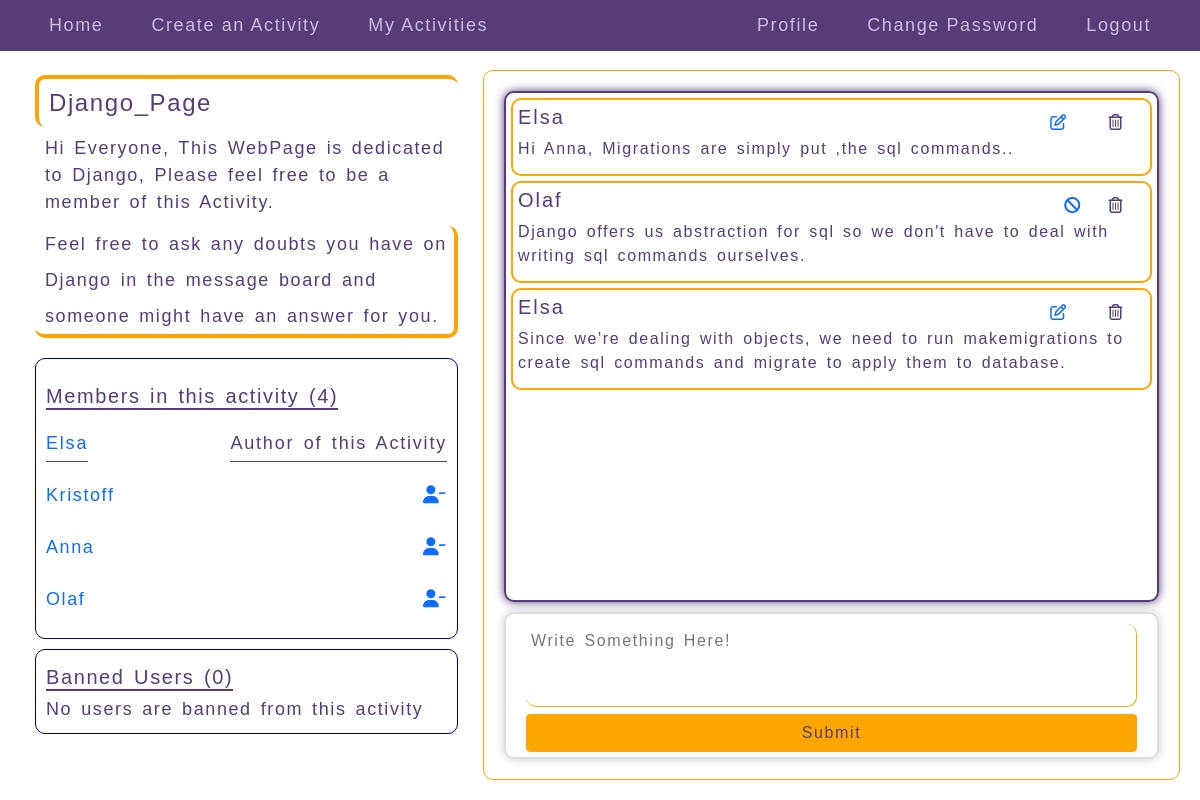
/activities/30 (signed in), run on the app's committed database.
### meet/models.py (models this page shows, shortened)
class Activity(models.Model):
    user = models.ForeignKey(User, on_delete=models.CASCADE, related_name="activities")
    title = models.CharField(max_length=128)
    description = models.TextField()
    time = models.DateTimeField(default=timezone.now)

class Joining(models.Model):
    user = models.ForeignKey(User, on_delete=models.CASCADE, related_name="joined_activities")
    activity = models.ForeignKey(Activity, on_delete=models.CASCADE, related_name="user_activities")

class Comment(models.Model):
    user = models.ForeignKey(User, on_delete=models.CASCADE, related_name="comments")
    activity = models.ForeignKey(Activity, on_delete=models.CASCADE, related_name="commented_activities")
    comment = models.TextField()

### meet/views.py (the view)
# urls.py: path("activities/<int:id>", views.displayactivity, name="display_activity"),
@login_required(login_url='/')
def displayactivity(request, id):
    if request.method == "POST":
        activity = Activity.objects.get(pk=id)
        user_comment = comment(request.POST)
        if user_comment.is_valid():
            obj = Comment(user=request.user, activity=activity, comment=user_comment.cleaned_data["description"])
            obj.save()
        return redirect("display_activity", id=id)
    else:
        activity = Activity.objects.get(pk=id)
        deleted = Deleted.objects.all()
        deleted_list= []
        users_list_temp = []
        for x in deleted:
            deleted_list.append(x.activity)
        if activity in deleted_list:
            users_of_activity = list(Joining.objects.filter(activity = activity).all())
            for user in users_of_activity:
                users_list_temp.append(user.user)
            if request.user not in users_list_temp:
                return redirect("index")
        users = Joining.objects.filter(activity=activity).all()
        users_comments=Comment.objects.filter(activity=activity)
        users_list = []
        for user in users:
            users_list.append(user.user.username)
        form = comment()
        print(request.user)
        print(activity.user)
        if request.user == activity.user:
            kickuserout = "True"
        else:
            kickuserout = "False"
        banned = Banneduser.objects.filter(activity=activity).all()
        banned_users = []
        for banned_user in banned:
            banned_users.append(banned_user.user)
        if request.user in banned_users:
            messages.error(request, f"You're banned from  {activity.title}  activity")
            return redirect("index")
        temporary = activity.description.splitlines()
        print(temporary)
        description = []
        for temp_1 in temporary:
            description.append(temp_1)
        return render(request, "meet/activity.html", {
        "activity": activity, "description": description, "users": users, "users_list": users_list, "form": form, "users_comments": users_comments, "kickuserout": kickuserout, "banned_users": banned_users
        })

### meet/views.py
class comment(forms.Form):
    description = forms.CharField(label="", widget=forms.Textarea(attrs={"rows": 3, "placeholder": "Write Something Here!"}))

### meet/templates/meet/activity.html (shortened to what this page needs)
{% extends "meet/layout.html" %}
{% load static %}
{% block body %}
<div class="fc_display">
  <div class="left_half">
    <div class="left_half_header">
      <h4>{{ activity.title }}</h4>
      {% for a in description %}
        <p> {{ a }} </p>
      {% endfor %}
    </div>
    <div class="left_half_members">
      <div class="fc_activity">
        <h5>Members in this activity ({{ users_list|length }})</h5>
      </div>
      <div class="activity_users_fc">
        <p><a href="{% url 'user_profile' activity.user.username %}">{{ activity.user.username }}</a></p>
        <p class="activity_users_author">Author of this Activity</p>
      </div>
      {% for user in users %}
        {% if user.user.username != activity.user.username %}
          <p class="activity_users">
            <a href="{% url 'user_profile' user.user.username %}">{{ user.user.username }}</a>
            {% if kickuserout == "True" %}
            <a title="kick the user out" href="{% url 'kick_user_out' user.user.id  activity.id %}" class="user-minus"><i class="fas fa-user-minus"></i></a>
            {% endif %}
          </p>
        {% endif %}
      {% endfor %}
    </div>
    <div class="left_half_banned_users">
      <h5>Banned Users ({{ banned_users|length }})</h5>
      {% for users in banned_users %}
      <div class="left_half_banned_users_members">
        <a href="{% url 'user_profile' users.username %}"><p>{{ users.username }}</p></a>
        <a href="{% url 'unban_user' users.id activity.id %}" class="ban_lock"><i class="fas fa-lock ban-lock" title="unban user"></i></a>
      </div>
        {% empty %}
          <p>No users are banned from this activity</p>
      {% endfor %}
    </div>
  </div>
  <div class="right_half">
    <div class="right_half_body">
      {% for comment in users_comments %}
        {% if comment.user not in banned_users %}
        <div class="users_comments_on_activity">
          {% if request.user == comment.user%}
            <div class="fontawesome_icons">
              <a href="{% url 'comment_edit' comment.id %}"><i class="far fa-edit fontawesome_edit_comment fontawesome_common"></i></a>
              <i data-id={{ comment.id }} class="far fa-trash-alt fontawesome_delete_comment fontawesome_common"></i>
            </div>
          {% endif %}
          {% if request.user == activity.user and comment.user != request.user %}
            <div class="fontawesome_icons">
              <a href="{% url 'ban_user' comment.user.id comment.activity.id %}"><i class="fas fa-ban" title="ban user"></i></a>
              <i title="delete comment" data-id={{ comment.id }} class="far fa-trash-alt fontawesome_delete_comment fontawesome_common"></i>
            </div>
          {% endif %}
          <h5>{{ comment.user.username }}</h5>
          <p>{{ comment.comment }}</p>
        </div>
        {% endif %}
      {% endfor %}
    </div>
    {% if request.user not in banned_users %}
    <div class="right_half_input">
      <form class="" method="post">
        {{ form }}
        <button type="submit" class="btn common_button">Submit</button>
      </form>
    </div>
    {% endif %}
  </div>
</div>
{% endblock %}

### meet/static/meet/styles.css (style rules this page uses)
* { font-family: Arial, sans-serif; }
html, body { padding: 0; margin: 0; }
.fc_display { height: calc(100vh - 60px); display: flex; padding: 15px; box-sizing: border-box; color: #563d76; letter-spacing: 0.1em; word-spacing: 0.15em; flex-wrap: wrap; }
.fc_display > * { margin-right: 5px; }
.left_half, .right_half { flex-basis: calc(40% - 5px); box-sizing: border-box; padding: 15px; border: 1px solid #563d76; border: 1px solid orange; border-radius: 10px; }
.right_half { flex-basis: calc(60% - 5px); }
.left_half { border: none; font-size: 18px; padding-top: 0; }
.left_half p { margin: 0; }
.left_half h4, .left_half_header p:last-child { padding-left: 10px; border-left: 4px solid orange; border-top: 4px solid orange; line-height: 2; border-radius: 10px; }
.left_half_header p { padding-left: 10px; margin-bottom: 10px; }
.left_half_header p:last-child { border: none; border-right: 4px solid orange; border-bottom: 4px solid orange; }
.left_half_members { min-height: 30%; padding: 10px; border: 1px solid navy; overflow-y: auto; box-sizing: border-box; border-radius: 10px; }
.left_half_banned_users { padding: 10px; border: 1px solid navy; border-radius: 10px; }
.left_half_banned_users > * { margin: 5px 0; }
.left_half_header, .left_half_banned_users { max-height: 50%; overflow: auto; }
.left_half_banned_users { max-height: 20%; }
.left_half_members h5 { margin: 0; border-bottom: 2px solid #563d76; }
.form_update button, .password_reset_complete a, .pagination_links a, .common_button { color: orange; border-color: #563d76; background: #563d76; color: #563d76; border-color: orange; background: orange; }
fieldset div, form > * { margin: 10px 0px; }
form { padding: 20px; border: 2px solid #ddd; border-radius: 10px; box-shadow: 0 0 10px #ccc; }
.fontawesome_icons { position: absolute; top: 10px; right: 10px; }
.fontawesome_common { display: inline-block; padding: 4px; margin: 0 12px; }
.fc_activity { display: flex; flex-flow: row wrap; align-items: center; margin: 15px 0; }
.fc_activity > * { margin: 5px 0; }
.activity_users_fc { display: flex; line-height: 2; letter-spacing: 0.1em; word-spacing: 0.15em; margin: 10px 0; }
.activity_users_fc > * { border-bottom: 1px solid #563d76; }
.activity_users_fc p.activity_users_author { margin-left: auto; }
.right_half * { letter-spacing: 0.1em; word-spacing: 0.15em; }
.right_half, .left_half { height: 100%; display: flex; flex-direction: column; }
.right_half > *, .left_half > * { margin: 5px; }
.right_half_header, .right_half_input { flex-basis: 15%; }
.right_half_body { padding: 5px; padding-bottom: 0; flex-basis: 85%; height: 75%; overflow: auto; }
.users_comments_on_activity { border: 2px solid orange; border-radius: 10px; padding: 5px; box-shadow: 0 0 5px solid orange; margin-bottom: 5px; }
.right_half_input input, .right_half_input textarea { border-radius: 10px; padding: 5px; height: 100%; width: 100%; box-sizing: border-box; border-color: orange; border-top: 0; border-left: 0; color: #563d76; }
.right_half_input * { margin: 0; }
.right_half_input textarea { resize: none; }
.right_half_input button { width: 100%; }
.right_half_body { border: 2px solid #563d76; border-radius: 10px; box-shadow: 0 0 10px #563d76; }
.right_half_body p { margin-bottom: 0.5em; }
.right_half_input form { padding-top: 10px; padding-bottom: 5px; }
.user_links a, .activity_users_fc a, .activity_users a { text-decoration: none; }
p.activity_users { margin-bottom: 5px; }
.activity_users { padding: 10px 0; display: flex; flex-wrap: wrap; align-items: center; }
.user-minus { margin-left: auto; }
.users_comments_on_activity { position: relative; }
.fa-ban { padding: 0 2px; }
.left_half_banned_users { padding-left: 10px; }
.left_half_banned_users h5 { display: inline-block; }
.left_half_banned_users h5 { border-bottom: 2px solid #563d76; }

### data on the page
Activity: title "Django_Page", user.username "Elsa"
Joining: user.username "Kristoff"
Joining: user.username "Anna"
Joining: user.username "Olaf"
Comment: user.username "Elsa", comment "Hi Anna, Migrations are simply put ,the sql commands.."
Comment: user.username "Olaf", comment "Django offers us abstraction for sql so we don't have to deal with writing sql commands ourselves."
Comment: user.username "Elsa", comment "Since we're dealing with objects, we need to run makemigrations to create sql commands and migrate to apply them to database."

### other printed values
{{ a }} "Hi Everyone, This WebPage is dedicated to Django, Please feel free to be a member of this Activity." "Feel free to ask any doubts you have on Django in the message board and someone might have an answer for you."
{{ users_list|length }} "4"
{{ banned_users|length }} "0"
